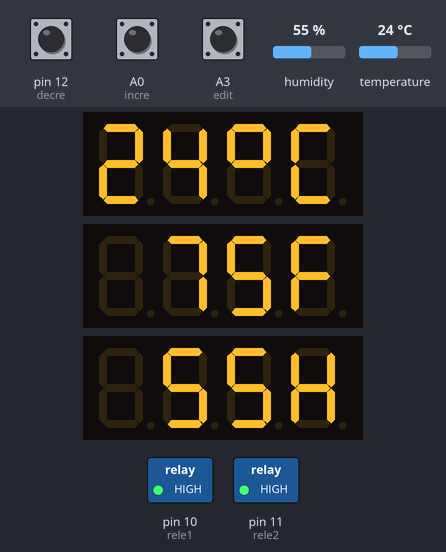
Recording of a sketch running on a simulated Arduino Uno, built with avr-gcc and run on an emulated ATmega328P. Shown: 3 × 4-digit seven-segment display, switched loads named in the sketch (green lamp = pin HIGH). The inputs (shaded band) are chosen by the test bench; at power-on: A3 (edit) HIGH, pin 12 (decre) HIGH, humidity 55 %, temperature 24 °C, A0 (incre) HIGH. EEPROM starts erased.

Above: at 2.2 s.
2.3 s: A3 (edit) pulled LOW for 3.2 s
At 7.6 s:
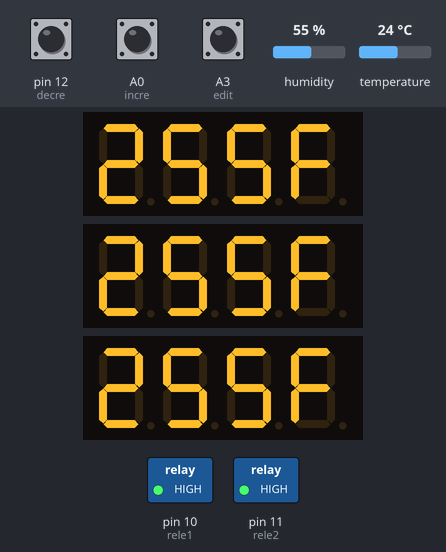
8.1 s: pin 12 (decre) pulled LOW for 1.35 s
At 10.3 s:
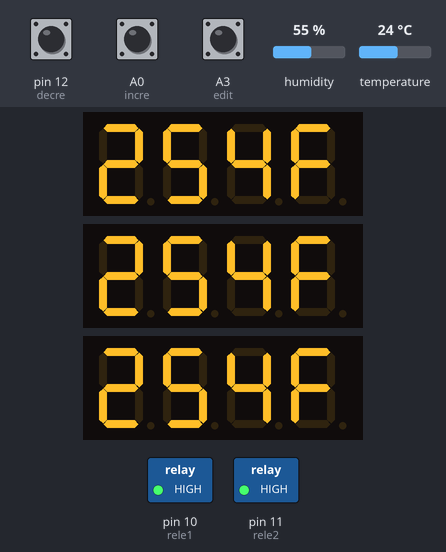
11.3 s: pin 12 (decre) pulled LOW for 1.35 s
At 14.2 s:
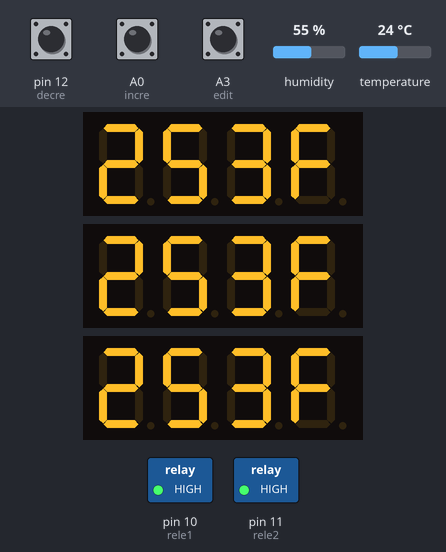
14.6 s: A3 (edit) pulled LOW for 1.35 s
At 17.1 s:
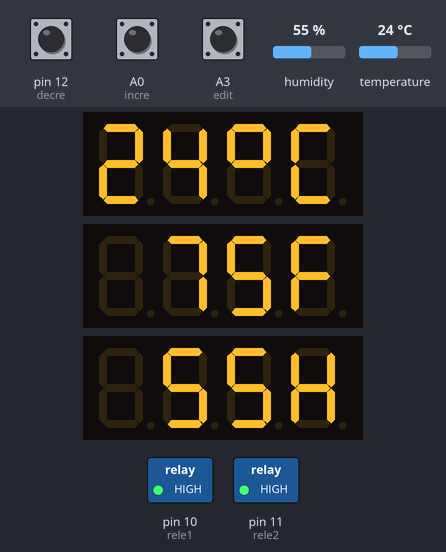
17.9 s: humidity set to 22 %
At 19.5 s:
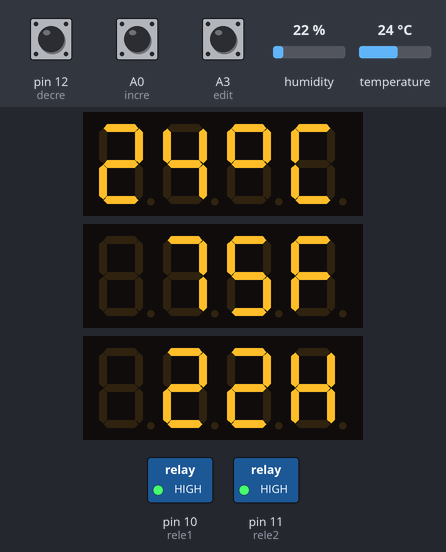
20.1 s: temperature set to 12 °C
At 22.1 s:
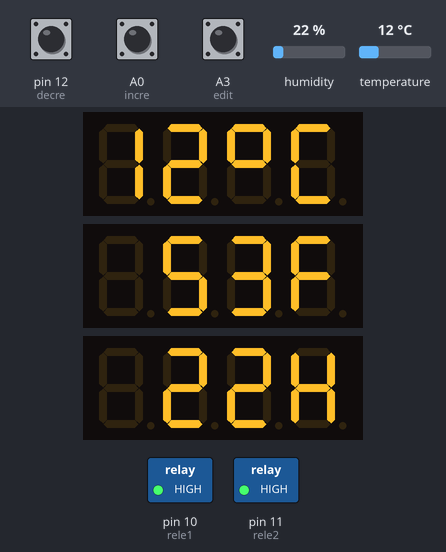
Timing chart, 0 to 23.2 s (numbered marks = the images above; inputs shaded):
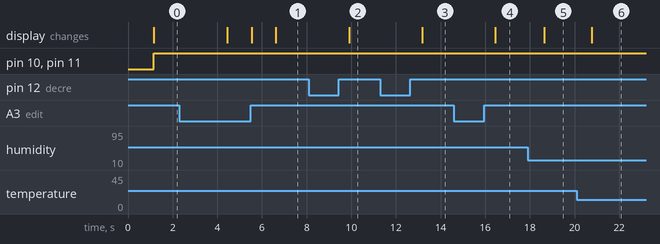

The sketch:

display7_temp_novo.ino
```cpp
/* Controlador por temperatura ultilizando modulo display TM1637 e sensor de temperatura DTH22
 Por:João CLaudio RIbeiro
 Contato:
 email:contato@joaoclaudioribeiro.com.br
 Tel:(11)94710-8920
*/

// Include the library:
#include <TM1637Display.h>//BIBLIOTECA MODULO DISPLAY SEGMENTOS
#include <DHT.h>; //BIBLIOTECA DHT22
#include <EEPROM.h>

#define DHTPIN 9 //PINO DIGITAL UTILIZADO PELO DHT22
#define DHTTYPE DHT22 //DEFINE O MODELO DO SENSOR (DHT22 / AM2302)

DHT dht(DHTPIN, DHTTYPE); //PASSA OS PARÂMETROS PARA A FUNÇÃO

// PINO DE COMUNICACÃO DISPLAY 1
#define CLK1 2
#define DIO1 3

// PINO DE COMUNICACÃO DISPLAY 2
#define CLK2 4
#define DIO2 5

// PINO DE COMUNICACÃO DISPLAY 3
#define CLK3 6
#define DIO3 7

// DEFINE OS PINOS DOS RELES
#define rele1 10
#define rele2 11

//Define Pino do botão edição
#define edit A3


//Define Pino do botão decremento
#define decre 12

//Define Pino do botão incremento
#define incre A0

//TEMPERATURA DE GATIHO DOS RELES
int tempAtiva = 0;


//Variavel do Menu
int menu = 0;


// CRIA O OBJETO DYSPLAY
TM1637Display display1 = TM1637Display(CLK1, DIO1);
TM1637Display display2 = TM1637Display(CLK2, DIO2);
TM1637Display display3 = TM1637Display(CLK3, DIO3);

//      -         A
//    |   |     F   B
//      -         G
//    |   |     E   C
//      -         D

// CRIA O SIMBOLO DE CELCIUS:
const uint8_t EDI[] = {
  SEG_A | SEG_F | SEG_E | SEG_G | SEG_D,  // E
  SEG_A | SEG_D | SEG_E | SEG_F | SEG_C | SEG_B,  // D
   SEG_E | SEG_F //I
};

const uint8_t R[] = {
  SEG_A | SEG_F | SEG_E | SEG_G | SEG_B | SEG_C // E
};

const uint8_t CELCIUS[] = {
  SEG_A | SEG_B | SEG_F | SEG_G,  // Circle
  SEG_A | SEG_D | SEG_E | SEG_F   // C
};

//CRIA O SIMBOLO DE FAHRENHEIT
const uint8_t FAHRENHEIT[] = {
  SEG_A | SEG_F | SEG_E | SEG_G,  // F
};

// CRIA O PINO DE UMIDADE
const uint8_t UMIDADE[] = {
  SEG_E | SEG_F | SEG_G | SEG_B | SEG_C  // H
};

void setup() {
  pinMode(rele1,OUTPUT);//DEFINE O PINO DO RELE1 COMO SAIDA
  pinMode(rele2,OUTPUT);//DEFINE O PINO DO RELE2 COMO SAIDA
  pinMode(edit,INPUT_PULLUP);
  pinMode(incre,INPUT_PULLUP);
  pinMode(decre,INPUT_PULLUP);
  tempAtiva = EEPROM.read(1);
  Serial.begin(9600); //INICIALIZA A SERIAL
  dht.begin(); //INICIALIZA A FUNÇÃO
  // AJUSTA LUMINOSIDADE DOS DYSPLAYs NO MAXIMO:
  display1.setBrightness(7);
  display2.setBrightness(7);
  display3.setBrightness(7);
  //LIMPA OS DISPLAYs
  display1.clear();
  display2.clear();
  display3.clear();
  //DELAYDE 1s PARA INICIAR
  delay(1000);
}

void loop() {

  switch(menu){
   case 1:
     //menu de edição
      display1.showNumberDec(tempAtiva, false, 3, 0);//IPRIME A TEMPERATURA EM FAHRENHEIT NO DISPLAY2
      display1.setSegments(FAHRENHEIT, 1, 3);//IMPRIME O SIMBOLO DE FAHRENHEIT NO DISPLAY2
      display2.showNumberDec(tempAtiva, false, 3, 0);//IPRIME A TEMPERATURA EM FAHRENHEIT NO DISPLAY2
      display2.setSegments(FAHRENHEIT, 1, 3);//IMPRIME O SIMBOLO DE FAHRENHEIT NO DISPLAY2
      display3.showNumberDec(tempAtiva, false, 3, 0);//IPRIME A TEMPERATURA EM FAHRENHEIT NO DISPLAY2
      display3.setSegments(FAHRENHEIT, 1, 3);//IMPRIME O SIMBOLO DE FAHRENHEIT NO DISPLAY2
      //se precionado o botão de decremento subtrai 1 da temperatura de ativação
      if(digitalRead(decre)==0){
        if(tempAtiva > 0){
           tempAtiva --;
        }
      }
      //se precionado o botão de incremento adiciona 1 a temperatura de ativação
      if(digitalRead(incre)==0){
        if(tempAtiva < 251){
          tempAtiva ++;
        }
      }
      //se precionado o botão de edição volta para o menu de operação e grava na memoria do arduino a temperatura de ativação
      if(digitalRead(edit)==0){
        if(menu>0){
           //LIMPA OS DISPLAYs
          //display1.clear();
          //display2.clear();
          //display3.clear();
          if(tempAtiva != EEPROM.read(1)){
            EEPROM.write(1,tempAtiva);
          }
          menu --;
        }
      }
   break;

   default:
   //menu de operação
      if(digitalRead(edit)==0){
        //se botão editar for precionado vai para o menu de edição
        if(menu<2){
           //LIMPA OS DISPLAYs
          //display1.clear();
          //display2.clear();
          //display3.clear();
          menu ++;
        }
      }
      float temperature = dht.readTemperature(); //LE A TEMPERATURA EM GRAUS CELCIUS
      int umidade = (int)dht.readHumidity();//LE A UMIDADE
      int fahrenheit = (int)((temperature*9)/5)+32; //CALCULA A TEMPERATURA EM FAHRENHEIT
      int celcius = (int)temperature;//GRAVA A TEMPERATURA EM CELCIUS SEM OS DECIMAIS

      display1.showNumberDec(celcius, false, 2, 0);//IMPRIME A TEMPERATURA EM CELCIUS NO DISPLAY1
      display1.setSegments(CELCIUS, 2, 2);//IMPRIME O SIMBOLO DE CELCIUS NO DISPLAY1
      display2.showNumberDec(fahrenheit, false, 3, 0);//IPRIME A TEMPERATURA EM FAHRENHEIT NO DISPLAY2
      display2.setSegments(FAHRENHEIT, 1, 3);//IMPRIME O SIMBOLO DE FAHRENHEIT NO DISPLAY2
      display3.showNumberDec(umidade, false, 3, 0);//IMPRIME A UMIDADE NO DISPLAY3
      display3.setSegments(UMIDADE, 1, 3);//IMPRIME O SIMBOLO DE HUMIDADE NO DISPLAY3

      //SE A TEMPERATURA ATUAL EM FAHRENHEIT FOR IGUAL OU MENOR A TempAtiva - 2 ATIVA O RELE1 SE A TEMPERATURA FOR IGUAL TempAtiva ou maior DESATIVA RELE1
      if(fahrenheit <= (tempAtiva - 2)){
        digitalWrite(rele1,1);
      }else if(fahrenheit >= tempAtiva){
        digitalWrite(rele1,0);
      }
      //SE A TEMPERATURA ATUAL EM FAHRENHEIT FOR IGUAL OU MENOR A TempAtiva - 6 ATIVA O RELE2 SE NÃO MANTEM ELE DESLIGADO

      if(fahrenheit <= (tempAtiva-6)){
        digitalWrite(rele2,1);
      }else{
        digitalWrite(rele2,0);
      }

      //DELAY DE 1s DE EXECUÇÃO

   break;
  }
  delay(1000);


}
```

Measured:
- after the input at 2.3 s, the display: changes after 2.1 s (image 1)
- after the input at 8.1 s, the display: changes after 1.8 s (image 2)
- after the input at 11.3 s, the display: changes after 1.9 s (image 3)
- after the input at 14.6 s, the display: changes after 1.8 s (image 4)
- after the input at 17.9 s, the display: changes after 0.74 s (image 5)
- after the input at 20.1 s, the display: changes after 0.66 s (image 6)
